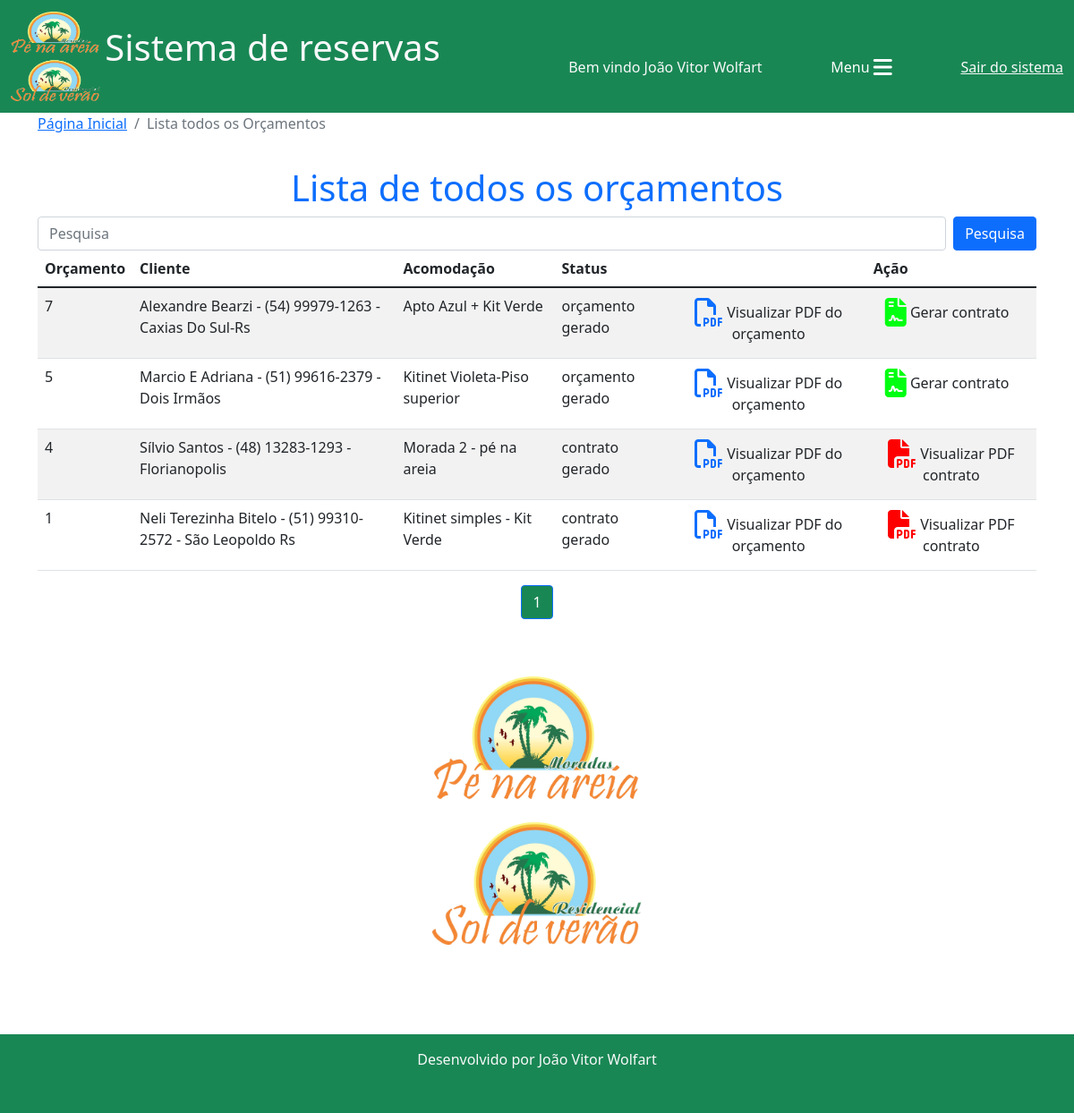
Screenshot of /reservas/lista_orçamentos_geral/ (signed in) with the database file from the repository.
### reservas/models.py (models this page shows, shortened)
class Orcamento(models.Model):
    cliente = models.ForeignKey(Cliente, on_delete=models.CASCADE)
    acomodacao = models.ForeignKey(Acomodacao, on_delete=models.CASCADE)
    data_entrada = models.DateField()
    dia_entrada = models.CharField(max_length=20)
    checkin = models.CharField(max_length=100)
    data_saida = models.DateField()
    dia_saida = models.CharField(max_length=20)
    checkout = models.CharField(max_length=100)
    data_orcamento = models.DateField(default=timezone.now)
    n_ocupantes = models.IntegerField(default=0)
    obs_n_ocupantes = models.CharField(max_length=150, blank=True, null=True)
    n_dias = models.IntegerField()
    valor_diaria = models.DecimalField(default=0, max_digits=7, decimal_places=2)
    taxa_limpeza = models.DecimalField(default=0, max_digits=6, decimal_places=2)
    descontos = models.DecimalField(default=0, max_digits=7, decimal_places=2)
    acrescimos = models.DecimalField(default=0, max_digits=7, decimal_places=2)
    valor_pacote = models.DecimalField(default=0, max_digits=7, decimal_places=2)
    dias_pacote = models.IntegerField(default=0)
    diaria_cheia = models.BooleanField(default=False)
    periodo = models.CharField(max_length=100)
    modificado = models.BooleanField(default=False)
    obs_modificacao = models.CharField(max_length=200, blank=True, null=True)
    eliminado = models.BooleanField(default=False)
    status = models.CharField(max_length=20, choices=(("em digitação", "em digitação"), ("digitação concluída", "digitação concluída"), ("orçamento gerado", "orçamento gerado"), ("contrato gerado", "contrato gerado"),))
    total_valor_reserva = models.DecimalField(default=0, max_digits=7, decimal_places=2)
    confirmado = models.BooleanField(default=False)
    valor_pago = models.DecimalField(default=0, max_digits=7, decimal_places=2)

class Cliente(models.Model):
    nome = models.CharField(max_length=30)
    telefone = models.CharField(max_length=20, blank=True, null=True)
    obs = models.CharField(max_length=100)
    dados_adicionais = models.BooleanField(default=False)
    def __str__(self):
        return f"{self.nome} - {self.telefone} - {self.obs}"

class Acomodacao(models.Model):
    nome = models.CharField(max_length=50)
    empreendimento = models.ForeignKey(Empreendimento, on_delete=models.DO_NOTHING)
    tipo = models.CharField(max_length=15)
    quartos = models.IntegerField(blank=True, null=True)
    valor_base = models.DecimalField(max_digits=10, decimal_places=2, blank=True, null=True)
    descricao = models.TextField()
    limite_ideal = models.IntegerField(blank=True, null=True)
    limite_adicional = models.IntegerField(blank=True, null=True)
    aceita_pet = models.BooleanField(default=False)
    def __str__(self):
        return f"{self.nome}"

### reservas/templates/lista_orcamentos_geral.html (shortened to what this page needs)
{% extends 'base.html'%}
{% load static %}
{% block 'conteudo'%}
<nav aria-label="breadcrumb">
  <ol class="breadcrumb">
    <li class="breadcrumb-item"><a href="{% url 'home'%}">Página Inicial</a></li>
    <li class="breadcrumb-item active" aria-current="page">Lista todos os Orçamentos</li>
  </ol>
</nav>
<h1 style="padding-top: 20px;" class="text-center text-primary">Lista de todos os orçamentos</h1>
<div class="col-12">
    <form class="d-flex" action="">
        <input class="form-control me-2" type="search" placeholder="Pesquisa" aria-label="Search" name="termo_cliente">
        <button class="btn btn-primary" type="submit">Pesquisa</button>
    </form>
    <div class="col-12 table-responsive">
        <table class="table table-striped table-hover">
          <thead>
            <tr>
              <th scope="col">Orçamento</th>
              <th scope="col">Cliente</th>
              <th scope="col">Acomodação</th>
              <th scope="col">Status</th>
              <th scope="col"></th>
              <th scope="col">Ação</th>
            </tr>
          </thead>
          <tbody>
            {% for o in orcamentos %}
            <tr>
                <td class="">{{o.id}}</td>
                <td class="">{{o.cliente}}</td>
                <td class="">{{o.acomodacao}}</td>
                <td>{{o.status}}</td>
                {% if o.status == "orçamento gerado" or o.status == "contrato gerado" %}
                <td><a href="{% url 'vizualizar_pdf' o.id%}" target="_blank" class="btn" title="Visualizar PDF"><i class="fa-regular fa-file-pdf fa-2xl text-primary"></i> Visualizar PDF do orçamento</a></td>
                {% else %}
                <td></td>
                {% endif %}
                {% if o.status == "em digitação" %}
                <td><a href="{% url 'finalizar_digitacao' o.id%}" class="btn btn-primary" title="Concluir digitação">Concluir digitação</a></td>
                {% elif o.status == "digitação concluída" %}
                <td><a href="{% url 'gera_pdf_orc' o.id%}" target="_blank" class="btn btn-secondary" title="Gerar PDF">Gerar PDF do orçamento</a></td>
                {% elif o.status == "orçamento gerado" %}
                <td><a href="{% url 'gerar_contrato' o.id%}" class="btn" title="Gerar contrato"><i class="fa-sharp fa-solid fa-file-contract fa-beat fa-2xl" style="color: #00ff11;"></i> Gerar contrato</a></td>
                {% else %}
                <td><a href="{% url 'visualizar_pdf_contrato' o.id%}" target="_blank" class="btn" title="Visualizar PDF contrato"><i class="fa-solid fa-file-pdf fa-flip fa-2xl" style="color: #ff0000;"></i> Visualizar PDF contrato</a></td>
                {% endif %}
            </tr>
            {% endfor %}
          </tbody>
        </table>
</div>
</div>
<nav aria-label="Page navigation example">
    <ul class="pagination justify-content-center">
      {%for pagina in orcamentos.paginator.page_range%}
      {%if orcamentos.number == pagina%}
        <li class="page-item active"><a class="page-link bg-success" href="?p={{pagina}}&termo_cliente={{termo_cliente}}">{{pagina}}</a></li>
      {% elif orcamentos.number > pagina|add:'-3'  and orcamentos.number < pagina|add:'3'%}
        <li class="page-item"><a class="page-link" href="?p={{pagina}}&termo_cliente={{termo_cliente}}">{{pagina}}</a></li>
      {%endif%}
      {%endfor%}
    </ul>
  </nav>
<div class="row">
    <div style="height: 400px; text-align: center;">
      <img src="{% static 'img/logo1.png'%}" alt="" class="image-fluid mt-5" style="height: 300px; margin: 0 auto;">
    </div>
</div>
{% endblock %}

### templates/base.html (shortened to what this page needs)
{% load static %}
<!DOCTYPE html>
<html lang="pt-br">
<head>
    <link href="https://cdn.jsdelivr.net/npm/bootstrap@5.1.3/dist/css/bootstrap.min.css" rel="stylesheet">
    <link rel="stylesheet" href="{% static 'css/estilo.css'%}">
</head>
<body>
    <nav class="navbar navbar-light bg-success">
        <div class="container-fluid">
          <a class="navbar-brand text-light" href="{% url 'home'%}">
            <img src="{% static 'img/logo1.png'%}" width="100" height="100" class="d-inline-block align-text-middle">
            <span class="fs-1">Sistema de reservas</span>
          </a>
          {% if user.first_name != ''%}
          <span class="text-light mt-4">Bem vindo {{user.first_name}} {{user.last_name}}</span>
          {% else %}
          <span class="text-light mt-4">Bem vindo usuário {{user}}</span>
          {% endif %}
          <button class="btn btn-success text-end mt-4" type="button" data-bs-toggle="offcanvas" data-bs-target="#offcanvasScrolling" aria-controls="offcanvasScrolling">Menu <i class="fa fa-bars fa-xl"></i></button>
          {% if user.is_authenticated %}
          <a href="{% url 'logout' %}" class="text-light mt-4">Sair do sistema</a>
          {% else %}
          <a href="" class="text-light mt-4">Faça seu login</a>
          {% endif %}
        </div>
    </nav>
      <div class="container">
       {% block 'conteudo'%}
       {% endblock %}
      </div>
    <footer class="text-center text-light bg-success mt-5 pb-3">
        <p class="py-3">Desenvolvido por João Vitor Wolfart</p>
    </footer>
</body>
</html>

### rows the page displays
Orcamento: id "7", cliente "Alexandre Bearzi - (54) 99979-1263 - Caxias Do Sul-Rs", acomodacao "Apto Azul + Kit Verde", status "orçamento gerado", shows "Visualizar PDF do orçamento", shows "Gerar contrato"
Orcamento: id "5", cliente "Marcio E Adriana - (51) 99616-2379 - Dois Irmãos", acomodacao "Kitinet Violeta-Piso superior", status "orçamento gerado", shows "Visualizar PDF do orçamento", shows "Gerar contrato"
Orcamento: id "4", cliente "Sílvio Santos - (48) 13283-1293 - Florianopolis", acomodacao "Morada 2 - pé na areia", status "contrato gerado", shows "Visualizar PDF do orçamento", shows "Visualizar PDF contrato"
Orcamento: id "1", cliente "Neli Terezinha Bitelo - (51) 99310-2572 - São Leopoldo Rs", acomodacao "Kitinet simples - Kit Verde", status "contrato gerado", shows "Visualizar PDF do orçamento", shows "Visualizar PDF contrato"

### other values shown
{{ user.first_name }} "João Vitor"
{{ user.last_name }} "Wolfart"
{{ pagina }} "1"
